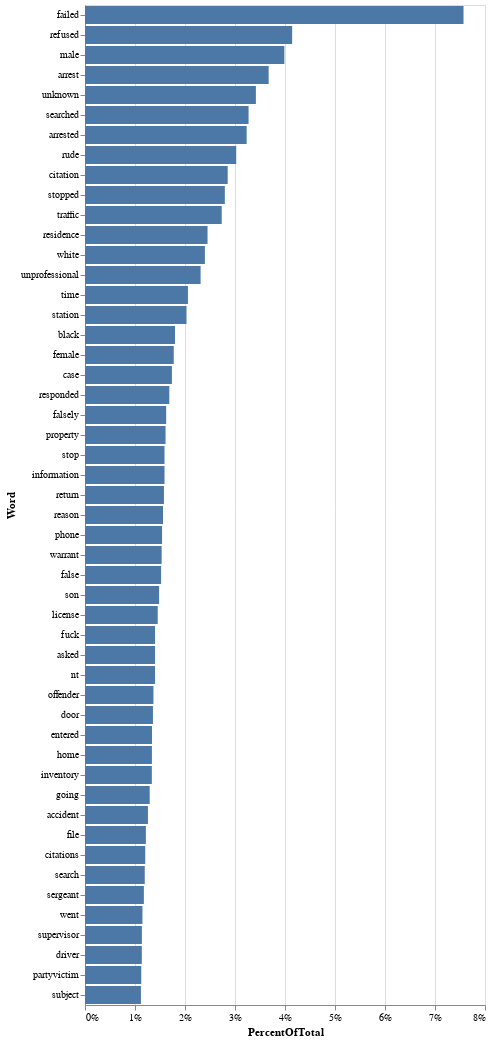

Here is the notebook cell this chart was saved with:
### Code cell
# without stemming
additional_stopwords = set(["accused", "reporting", "party", "alleges", "officer", 
                        "alleged", "alleges", "complainant", "officers", "victim", 
                        "police", "stated", "report", "states", "called", 
                        "did", "told", "provide", "incident", "regarding", "issued",
                        "reported", "vehicle", "car", "justification",
                        "district", "uniformed", "threatened", "witness", "th",
                        "number", "scene"]).union(text.ENGLISH_STOP_WORDS)
preprocessed_df = PreProcess(df, additional_stopwords, False)
preprocessed_df.plot_word_distributions(50)

### Figure 1 — Vega-Lite specification as saved in the notebook (floating-point values rounded to 4 significant figures)
{"config": {"view": {"continuousWidth": 400, "continuousHeight": 300}}, "data": {"name": "data-707d58b41817de738d9c33417e4815be"}, "mark": "bar", "encoding": {"x": {"type": "quantitative", "axis": {"format": ".0%"}, "field": "PercentOfTotal"}, "y": {"type": "nominal", "field": "Word", "sort": "-x"}}, "transform": [{"joinaggregate": [{"op": "sum", "field": "Count", "as": "TotalCount"}]}, {"calculate": "datum.Count / datum.TotalCount", "as": "PercentOfTotal"}], "$schema": "https://vega.github.io/schema/vega-lite/v4.8.1.json", "datasets": {"data-707d58b41817de738d9c33417e4815be": [{"Word": "failed", "Count": 4751}, {"Word": "refused", "Count": 2600}, {"Word": "male", "Count": 2502}, {"Word": "arrest", "Count": 2305}, {"Word": "unknown", "Count": 2145}, {"Word": "searched", "Count": 2053}, {"Word": "arrested", "Count": 2029}, {"Word": "rude", "Count": 1898}, {"Word": "citation", "Count": 1791}, {"Word": "stopped", "Count": 1755}, {"Word": "traffic", "Count": 1716}, {"Word": "residence", "Count": 1538}, {"Word": "white", "Count": 1505}, {"Word": "unprofessional", "Count": 1451}, {"Word": "time", "Count": 1292}, {"Word": "station", "Count": 1274}, {"Word": "black", "Count": 1130}, {"Word": "female", "Count": 1114}, {"Word": "case", "Count": 1091}, {"Word": "responded", "Count": 1058}, {"Word": "falsely", "Count": 1019}, {"Word": "property", "Count": 1011}, {"Word": "stop", "Count": 998}, {"Word": "information", "Count": 998}, {"Word": "return", "Count": 991}, {"Word": "reason", "Count": 979}, {"Word": "phone", "Count": 967}, {"Word": "warrant", "Count": 962}, {"Word": "false", "Count": 955}, {"Word": "son", "Count": 930}, {"Word": "license", "Count": 913}, {"Word": "fuck", "Count": 879}, {"Word": "asked", "Count": 879}, {"Word": "nt", "Count": 879}, {"Word": "offender", "Count": 859}, {"Word": "door", "Count": 853}, {"Word": "entered", "Count": 841}, {"Word": "home", "Count": 840}, {"Word": "inventory", "Count": 839}, {"Word": "going", "Count": 812}, {"Word": "accident", "Count": 790}, {"Word": "file", "Count": 764}, {"Word": "citations", "Count": 756}, {"Word": "search", "Count": 750}, {"Word": "sergeant", "Count": 739}, {"Word": "went", "Count": 721}, {"Word": "supervisor", "Count": 714}, {"Word": "driver", "Count": 713}, {"Word": "partyvictim", "Count": 706}, {"Word": "subject", "Count": 702}]}}
